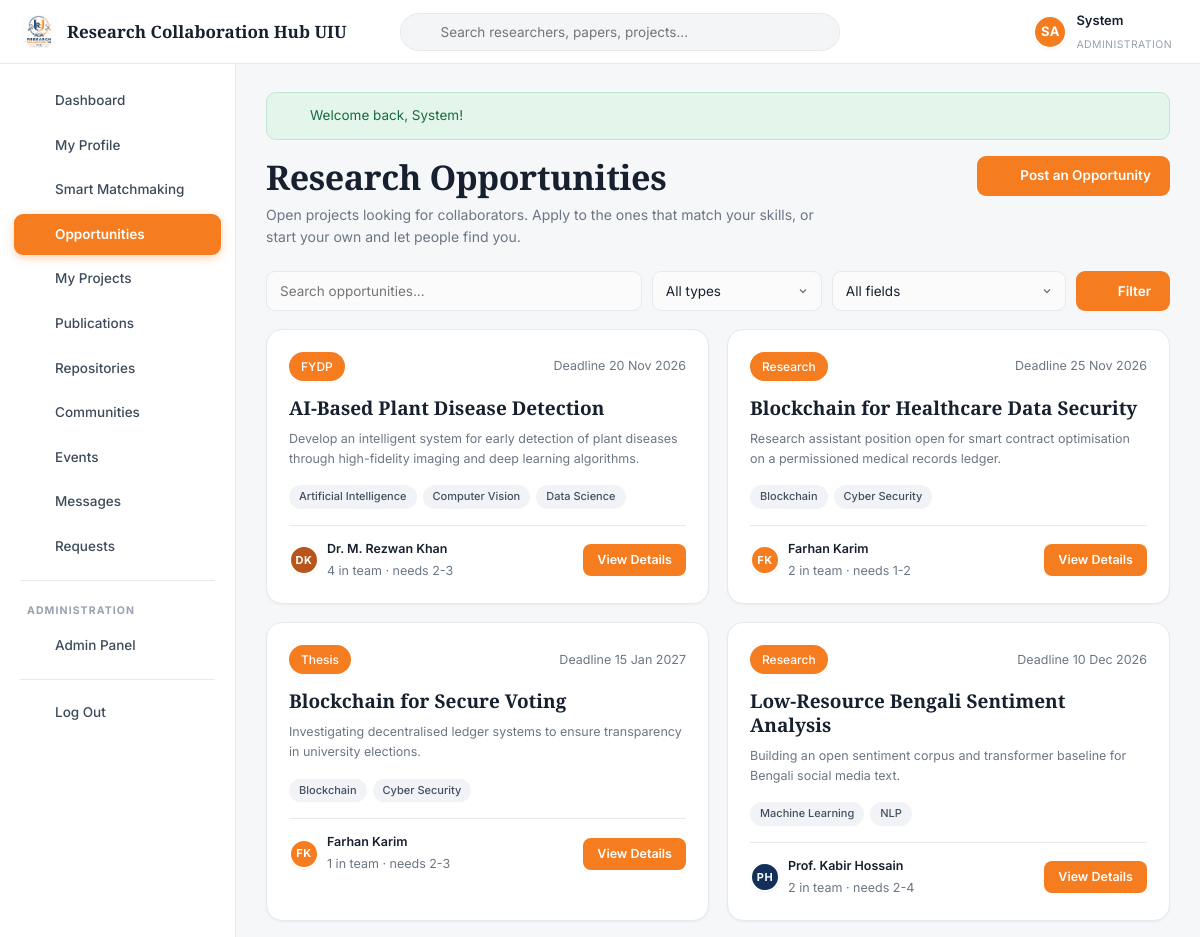
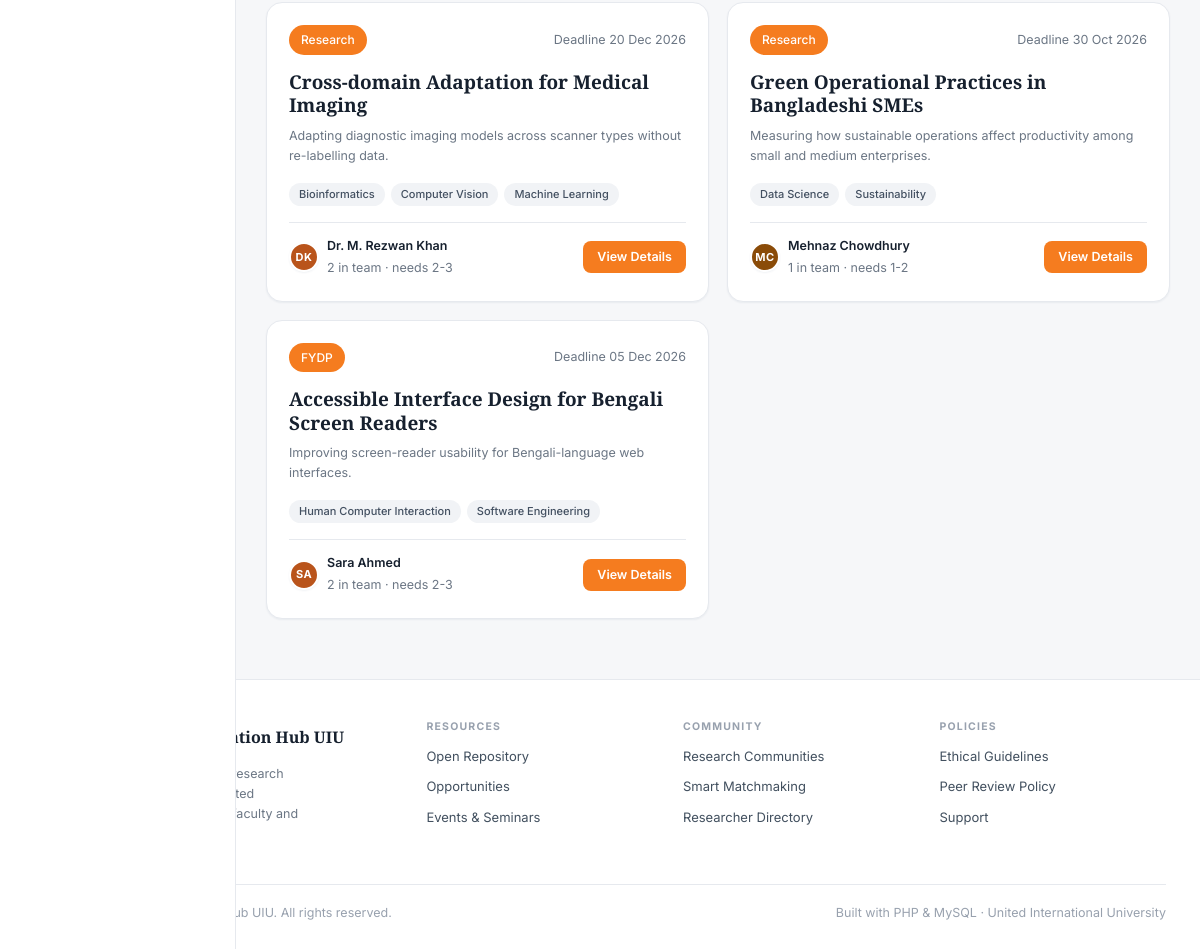
The app's page /opportunities.php (signed in) with its own data (2 pictures, top to bottom).
### tables this page shows
CREATE TABLE `users` (
  `id`                INT AUTO_INCREMENT PRIMARY KEY,
  `first_name`        VARCHAR(60)  NOT NULL,
  `last_name`         VARCHAR(60)  NOT NULL,
  `email`             VARCHAR(150) NOT NULL UNIQUE,
  `password`          VARCHAR(255) NOT NULL,
  `role`              ENUM('student','faculty','admin') NOT NULL DEFAULT 'student',
  `researcher_type`   ENUM('student_academic','corporate','gov_ngo','medical','non_researcher') DEFAULT 'student_academic',
  `department`        VARCHAR(100) DEFAULT NULL,
  `university`        VARCHAR(150) DEFAULT 'United International University',
  `designation`       VARCHAR(120) DEFAULT NULL,
  `trimester`         VARCHAR(30)  DEFAULT NULL,
  `student_id`        VARCHAR(30)  DEFAULT NULL,
  `cgpa`              DECIMAL(3,2) DEFAULT NULL,
  `bio`               TEXT         DEFAULT NULL,
  `avatar`            VARCHAR(255) DEFAULT NULL,
  `cover`             VARCHAR(255) DEFAULT NULL,
  `phone`             VARCHAR(40)  DEFAULT NULL,
  `city`              VARCHAR(80)  DEFAULT 'Dhaka',
  `linkedin`          VARCHAR(200) DEFAULT NULL,
  `orcid`             VARCHAR(60)  DEFAULT NULL,
  `website`           VARCHAR(200) DEFAULT NULL,
  `availability`      VARCHAR(60)  DEFAULT NULL,
  `preferred_team`    VARCHAR(40)  DEFAULT NULL,
  `open_to_collab`    TINYINT(1)   NOT NULL DEFAULT 1,
  `status`            ENUM('active','suspended') NOT NULL DEFAULT 'active',
  `created_at`        DATETIME     NOT NULL DEFAULT CURRENT_TIMESTAMP
);

CREATE TABLE `projects` (
  `id`               INT AUTO_INCREMENT PRIMARY KEY,
  `owner_id`         INT NOT NULL,
  `title`            VARCHAR(200) NOT NULL,
  `summary`          VARCHAR(400) DEFAULT NULL,
  `description`      TEXT         DEFAULT NULL,
  `objectives`       TEXT         DEFAULT NULL,
  `project_type`     ENUM('FYDP','Thesis','RA','Research','Lab Work') NOT NULL DEFAULT 'Research',
  `status`           ENUM('pending','in_progress','completed') NOT NULL DEFAULT 'in_progress',
  `is_open`          TINYINT(1)   NOT NULL DEFAULT 1,
  `required_members` VARCHAR(30)  DEFAULT '2-3',
  `deadline`         DATE         DEFAULT NULL,
  `progress`         INT          NOT NULL DEFAULT 0,
  `created_at`       DATETIME     NOT NULL DEFAULT CURRENT_TIMESTAMP,
  FOREIGN KEY (`owner_id`) REFERENCES `users`(`id`) ON DELETE CASCADE
);

### config/database.php (called while the page is built, shortened)
<?php
function db(): PDO
{
    static $pdo = null;
    if ($pdo instanceof PDO) {
        return $pdo;
    }
    $dsn = 'mysql:host=' . DB_HOST . ';dbname=' . DB_NAME . ';charset=' . DB_CHARSET;
    try {
        $pdo = new PDO($dsn, DB_USER, DB_PASS, [
            PDO::ATTR_ERRMODE            => PDO::ERRMODE_EXCEPTION,
            PDO::ATTR_DEFAULT_FETCH_MODE => PDO::FETCH_ASSOC,
            PDO::ATTR_EMULATE_PREPARES   => false,
        ]);
    } catch (PDOException $e) {
        die(
            '<div style="font-family:system-ui;max-width:640px;margin:80px auto;padding:28px;'
          . 'border:1px solid #e3e6ea;border-radius:12px;background:#fff">'
          . '<h2 style="color:#12305B;margin:0 0 10px">Database connection failed</h2>'
          . '<p style="color:#5b6472;line-height:1.6">PHP could not reach MySQL. Check that:</p>'
          . '<ol style="color:#5b6472;line-height:1.8">'
          . '<li><strong>Apache</strong> and <strong>MySQL</strong> are both running in the XAMPP Control Panel.</li>'
          . '<li>You imported <code>database/rch_uiu.sql</code> in phpMyAdmin.</li>'
          . '<li>The credentials in <code>config/config.php</code> match your MySQL setup.</li>'
          . '</ol>'
          . '<p style="color:#98a1ae;font-size:13px">MySQL says: ' . htmlspecialchars($e->getMessage()) . '</p>'
          . '</div>'
        );
    }
    return $pdo;
}
function q(string $sql, array $params = []): PDOStatement
{
    $stmt = db()->prepare($sql);
    $stmt->execute($params);
    return $stmt;
}
function fetchOne(string $sql, array $params = []): ?array
{
    $row = q($sql, $params)->fetch();
    return $row === false ? null : $row;
}
function fetchAll(string $sql, array $params = []): array
{
    return q($sql, $params)->fetchAll();
}

### opportunities.php (the view, shortened to what this page needs)
<?php
$me      = currentUser();
$uid     = (int)$me['id'];
$keyword = (string)input('q');
$sql = 'SELECT p.*, u.first_name, u.last_name, u.department, u.avatar AS owner_avatar, u.id AS owner_uid,
               (SELECT COUNT(*) FROM project_members m WHERE m.project_id = p.id) AS members
        FROM projects p JOIN users u ON u.id = p.owner_id
        WHERE p.is_open = 1';
$params = [];
$sql .= ' ORDER BY p.created_at DESC';
$projects = fetchAll($sql, $params);
require_once ROOT_PATH . '/includes/header.php';
?>
<div class="page-head">
  <div>
    <h1>Research Opportunities</h1>
    <p class="sub">Open projects looking for collaborators. Apply to the ones that match your skills,
      or start your own and let people find you.</p>
  </div>
  <a class="btn btn-primary" href="<?= url('project_form.php') ?>"><?= icon('plus', 16) ?> Post an Opportunity</a>
</div>
<form class="filterbar" method="get">
  <input class="grow" type="search" name="q" value="<?= e($keyword) ?>" placeholder="Search opportunities...">
  <select name="type">
    <option value="">All types</option>
  </select>
  <select name="interest">
    <option value="">All fields</option>
  </select>
  <button class="btn btn-primary" type="submit"><?= icon('filter', 15) ?> Filter</button>
</form>
<?php if (!$projects): ?>
  <div class="empty">
    <h3>No open opportunities</h3>
    <p class="mb-2">Nothing matches your filters right now.</p>
    <a class="btn btn-primary btn-sm" href="<?= url('project_form.php') ?>">Post your own</a>
  </div>
<?php else: ?>
  <div class="grid grid-2">
    <?php foreach ($projects as $p):
      $pInts   = projectInterestNames((int)$p['id']);
      $applied = fetchOne('SELECT status FROM collab_requests WHERE project_id = ? AND user_id = ?', [$p['id'], $uid]);
      $isMine  = ((int)$p['owner_id'] === $uid);
    ?>
      <div class="card card-hover">
        <div class="flex-between mb-2">
          <span class="chip chip-orange"><?= e($p['project_type']) ?></span>
          <span class="muted-sm"><?= $p['deadline'] ? 'Deadline ' . fmtDate($p['deadline']) : 'Rolling' ?></span>
        </div>
        <h3 style="font-family:var(--serif);font-size:19px;margin-bottom:8px">
          <a href="<?= url('opportunity.php?id=' . (int)$p['id']) ?>" style="color:inherit"><?= e($p['title']) ?></a>
        </h3>
        <p class="muted-sm" style="min-height:44px"><?= e(excerpt($p['summary'], 130)) ?></p>
        <div class="flex flex-wrap mb-2" style="gap:6px">
          <?php foreach (array_slice($pInts, 0, 3) as $i): ?>
            <span class="chip" style="font-size:11px;padding:3px 10px"><?= e($i) ?></span>
          <?php endforeach; ?>
        </div>
        <div class="flex-between" style="border-top:1px solid var(--line);padding-top:13px">
          <a class="flex" style="text-decoration:none;color:inherit;gap:8px"
             href="<?= url('profile.php?id=' . (int)$p['owner_uid']) ?>">
            <?= avatar(['id' => $p['owner_uid'], 'first_name' => $p['first_name'],
                        'last_name' => $p['last_name'], 'avatar' => $p['owner_avatar']], 30) ?>
            <span>
              <span style="font-size:12.5px;font-weight:600;display:block"><?= e($p['first_name'] . ' ' . $p['last_name']) ?></span>
              <span class="muted-sm"><?= (int)$p['members'] ?> in team &middot; needs <?= e($p['required_members']) ?></span>
            </span>
          </a>
          <?php if ($isMine): ?>
            <a class="btn btn-outline btn-sm" href="<?= url('project.php?id=' . (int)$p['id']) ?>">Manage</a>
          <?php elseif ($applied): ?>
            <span class="chip chip-orange-soft"><?= e(ucfirst($applied['status'])) ?></span>
          <?php else: ?>
            <a class="btn btn-primary btn-sm" href="<?= url('opportunity.php?id=' . (int)$p['id']) ?>">View Details</a>
          <?php endif; ?>
        </div>
      </div>
    <?php endforeach; ?>
  </div>
<?php endif; ?>
<?php require_once ROOT_PATH . '/includes/footer.php'; ?>

### includes/header.php (shortened to what this page needs)
<?php
require_once ROOT_PATH . '/includes/icons.php';
$layout    = $layout    ?? (isLoggedIn() ? 'app' : 'public');
$me        = currentUser();
?>
<!DOCTYPE html>
<html lang="en">
<head>
<link rel="stylesheet" href="<?= url('assets/css/style.css') ?>">
</head>
<body class="layout-<?= e($layout) ?>">
<?php if ($layout === 'app'): ?>
<header class="topbar">
  <a class="brand" href="<?= url('dashboard.php') ?>">
    <img src="<?= url('assets/img/logo.jpg') ?>" alt="Logo">
    <span class="brand-name"><?= e(SITE_NAME) ?></span>
  </a>
  <form class="topsearch" action="<?= url('search.php') ?>" method="get" role="search">
    <span class="ico"><?= icon('search', 16) ?></span>
    <input type="search" name="q" placeholder="Search researchers, papers, projects..."
           value="<?= e($_GET['q'] ?? '') ?>">
  </form>
  <div class="topactions">
    <a class="icon-btn" href="<?= url('notifications.php') ?>" title="Notifications">
      <?= icon('bell', 19) ?>
    </a>
    <a class="icon-btn" href="<?= url('messages.php') ?>" title="Messages">
      <?= icon('mail', 19) ?>
    </a>
    <a class="topuser" href="<?= url('profile.php') ?>">
      <?= avatar($me, 34) ?>
      <span>
        <span class="nm"><?= e($me['first_name']) ?></span><br>
        <span class="rl"><?= e($me['department'] ?: ucfirst($me['role'])) ?></span>
      </span>
    </a>
  </div>
</header>
<div class="app">
  <nav class="sidebar" id="sidebar">
    <a href="<?= url('dashboard.php') ?>"     class="<?= isActive('dashboard.php') ? 'active' : '' ?>"><?= icon('dashboard') ?> Dashboard</a>
    <a href="<?= url('profile.php') ?>"       class="<?= isActive('profile.php') || isActive('profile_edit.php') ? 'active' : '' ?>"><?= icon('user') ?> My Profile</a>
    <a href="<?= url('matchmaking.php') ?>"   class="<?= isActive('matchmaking.php') ? 'active' : '' ?>"><?= icon('sparkle') ?> Smart Matchmaking</a>
    <a href="<?= url('opportunities.php') ?>" class="<?= isActive('opportunities.php') || isActive('opportunity.php') ? 'active' : '' ?>"><?= icon('bulb') ?> Opportunities</a>
    <a href="<?= url('projects.php') ?>"      class="<?= isActive('projects.php') || isActive('project.php') || isActive('project_form.php') ? 'active' : '' ?>"><?= icon('folder') ?> My Projects</a>
    <a href="<?= url('publications.php') ?>"  class="<?= isActive('publications.php') || isActive('publication.php') ? 'active' : '' ?>"><?= icon('file') ?> Publications</a>
    <a href="<?= url('repository.php') ?>"    class="<?= isActive('repository.php') ? 'active' : '' ?>"><?= icon('layers') ?> Repositories</a>
    <a href="<?= url('communities.php') ?>"   class="<?= isActive('communities.php') || isActive('community.php') || isActive('post.php') ? 'active' : '' ?>"><?= icon('users') ?> Communities</a>
    <a href="<?= url('events.php') ?>"        class="<?= isActive('events.php') ? 'active' : '' ?>"><?= icon('calendar') ?> Events</a>
    <a href="<?= url('messages.php') ?>"      class="<?= isActive('messages.php') ? 'active' : '' ?>">
      <?= icon('mail') ?> Messages
    </a>
    <a href="<?= url('requests.php') ?>"      class="<?= isActive('requests.php') ? 'active' : '' ?>"><?= icon('user-plus') ?> Requests</a>
    <?php if ($me['role'] === 'admin'): ?>
      <div class="sidebar-sep"></div>
      <div class="sidebar-label">Administration</div>
      <a href="<?= url('admin/index.php') ?>"><?= icon('shield') ?> Admin Panel</a>
    <?php endif; ?>
    <div class="sidebar-sep"></div>
    <a href="<?= url('logout.php') ?>"><?= icon('logout') ?> Log Out</a>
  </nav>
  <main class="app-main">
    <?php foreach (getFlashes() as $f): ?>
      <div class="alert alert-<?= e($f['type']) ?>"><?= icon($f['type'] === 'success' ? 'check-circle' : 'help', 17) ?><span><?= e($f['message']) ?></span></div>
    <?php endforeach; ?>
<?php endif; ?>

### includes/functions.php (shortened to what this page needs)
<?php
function e($value): string
{
    return htmlspecialchars((string)$value, ENT_QUOTES, 'UTF-8');
}
function url(string $path = ''): string
{
    return BASE_URL . ltrim($path, '/');
}
function getFlashes(): array
{
    $f = $_SESSION['flash'] ?? [];
    return $f;
}
function isLoggedIn(): bool
{
    return !empty($_SESSION['user_id']);
}
function currentUser(): ?array
{
    static $user = null;
    static $loaded = false;
    if ($loaded) { return $user; }
    $loaded = true;
    $user = fetchOne('SELECT * FROM users WHERE id = ? AND status = "active"', [$_SESSION['user_id']]);
    return $user;
}
function fullName(array $user): string
{
    return trim($user['first_name'] . ' ' . $user['last_name']);
}
function initials(array $user): string
{
    return strtoupper(substr($user['first_name'], 0, 1) . substr($user['last_name'], 0, 1));
}
function avatarUrl(?array $user): string
{
    return '';
}
function avatar(?array $user, int $size = 40, string $extraClass = ''): string
{
    $src = avatarUrl($user);
    $style = 'width:' . $size . 'px;height:' . $size . 'px;';
    $palette = ['#12305B', '#F57C1F', '#2F6FB3', '#B9541B', '#3E5C76', '#8A4B08'];
    $bg      = $palette[((int)$user['id']) % count($palette)];
    $font    = max(10, (int)round($size * 0.38));
    return '<span class="avatar avatar-initials ' . e($extraClass) . '" style="' . $style
         . 'background:' . $bg . ';font-size:' . $font . 'px" title="' . e(fullName($user)) . '">'
         . e(initials($user)) . '</span>';
}
function fmtDate(?string $datetime, string $format = 'd M Y'): string
{
    return $datetime ? date($format, strtotime($datetime)) : '--';
}
function excerpt(?string $text, int $limit = 140): string
{
    $text = trim(strip_tags((string)$text));
    if (mb_strlen($text) <= $limit) { return $text; }
    return mb_substr($text, 0, $limit) . '...';
}
function projectInterestNames(int $pid): array
{
    return array_column(fetchAll(
        'SELECT i.name FROM interests i
         JOIN project_interests pi ON pi.interest_id = i.id
         WHERE pi.project_id = ? ORDER BY i.name', [$pid]), 'name');
}
function input(string $key, $default = '')
{
    $v = $_POST[$key] ?? $_GET[$key] ?? $default;
    return is_string($v) ? trim($v) : $v;
}
function isActive(string $page): bool
{
    return basename($_SERVER['PHP_SELF']) === $page;
}

### records on screen
users: initials($user) "SA", first_name "System", department "ADMINISTRATION"
projects: project_type "FYDP", deadline "20 Nov 2026", title "AI-Based Plant Disease Detection", summary "Develop an intelligent system for early detection of plant diseases through high-fidelity imaging and deep learning algorithms.", i "Artificial Intelligence", i "Computer Vision", i "Data Science", user "DK", owner.last_name "Dr. M. Rezwan Khan", members "4", required_members "2-3"
projects: project_type "Research", deadline "25 Nov 2026", title "Blockchain for Healthcare Data Security", summary "Research assistant position open for smart contract optimisation on a permissioned medical records ledger.", i "Blockchain", i "Cyber Security", user "FK", owner.last_name "Farhan Karim", members "2", required_members "1-2"
projects: project_type "Thesis", deadline "15 Jan 2027", title "Blockchain for Secure Voting", summary "Investigating decentralised ledger systems to ensure transparency in university elections.", i "Blockchain", i "Cyber Security", user "FK", owner.last_name "Farhan Karim", members "1", required_members "2-3"
projects: project_type "Research", deadline "10 Dec 2026", title "Low-Resource Bengali Sentiment Analysis", summary "Building an open sentiment corpus and transformer baseline for Bengali social media text.", i "Machine Learning", i "NLP", owner.last_name "PH", owner.last_name "Prof. Kabir Hossain", members "2", required_members "2-4"
projects: project_type "Research", deadline "20 Dec 2026", title "Cross-domain Adaptation for Medical Imaging", summary "Adapting diagnostic imaging models across scanner types without re-labelling data.", i "Bioinformatics", i "Computer Vision", i "Machine Learning", user "DK", owner.last_name "Dr. M. Rezwan Khan", members "2", required_members "2-3"
projects: project_type "Research", deadline "30 Oct 2026", title "Green Operational Practices in Bangladeshi SMEs", summary "Measuring how sustainable operations affect productivity among small and medium enterprises.", i "Data Science", i "Sustainability", owner.last_name "MC", owner.last_name "Mehnaz Chowdhury", members "1", required_members "1-2"
projects: project_type "FYDP", deadline "05 Dec 2026", title "Accessible Interface Design for Bengali Screen Readers", summary "Improving screen-reader usability for Bengali-language web interfaces.", i "Human Computer Interaction", i "Software Engineering", owner.last_name "SA", owner.last_name "Sara Ahmed", members "2", required_members "2-3"

### other values on screen
SITE_NAME "Research Collaboration Hub UIU"
$f['message'] "Welcome back, System!"
